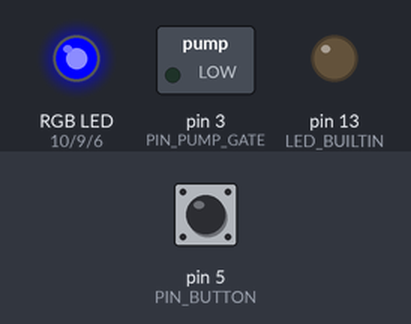
Recording of a program running on a simulated Arduino Nano, built with avr-gcc and run on an emulated ATmega328P. Parts: switched loads named in the program (green lamp = pin HIGH), an RGB LED mixed from three pins (HIGH = lit), output pins drawn as LEDs (lit = HIGH). Inputs (shaded band) come from the test bench; at power-on: pin 5 (PIN_BUTTON) HIGH. What the program prints to the serial monitor is not drawn.

Above: at 6.2 s.
6.3 s: pin 5 (PIN_BUTTON) pulled LOW for 0.15 s
At 7.5 s:
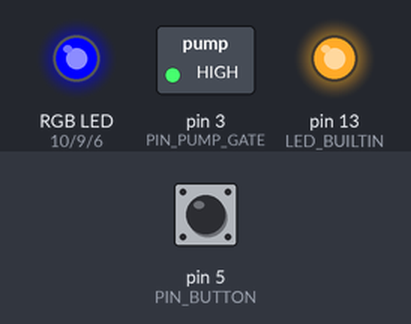
8.0 s: pin 5 (PIN_BUTTON) pulled LOW for 1 s
At 10.1 s:
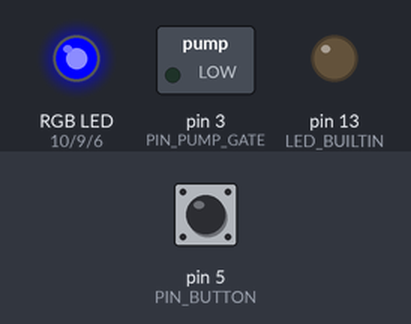
10.5 s: pin 5 (PIN_BUTTON) pulled LOW for 3.2 s
At 14.9 s:
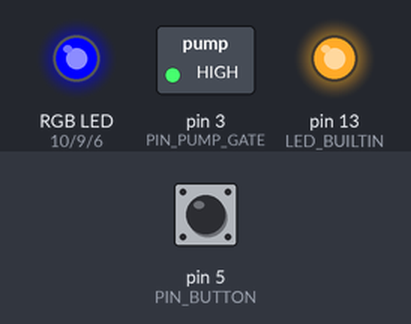
Timing chart, 0 to 16.4 s (numbered marks = the images above; inputs shaded):
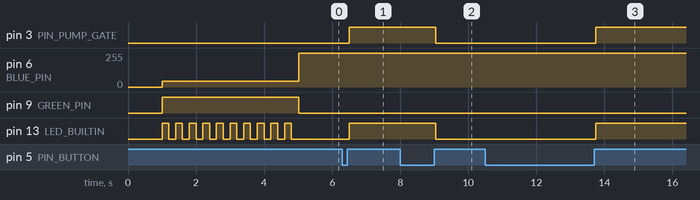

The program:

main.cpp
```cpp
#include <Arduino.h>
#include "Intervals.h"
#include "Buttons.h"
#ifndef LED_BUILTIN
#define LED_BUILTIN 2
#endif
#define PIN_PUMP_GATE 3
#define PIN_BUTTON 5
#define RED_PIN 10
#define GREEN_PIN 9
#define BLUE_PIN 6

struct SharedState
{
    bool pumpRunning = false;   // true if pump is currently running
    bool buttonActivated = false; // true if button is currently pressed
    uint32_t pumpStartTime = 0;  // last time we ran the pump
    uint32_t pumpStopTime = 0;   // last time we stopped the pump // maximum number of activations before water runs out
    uint32_t activations = 0;
};

enum class Action
{
    INIT,
    DRY,   // sense dry or wet soil
    WATER, // water the plant
};

static const uint32_t FLASH_INTERVAL_MS = 1000; // for led
static const uint32_t ERROR_FLASH_INTERVAL_MS = 500; // for led
static const uint32_t DAY_MS = 86400000; // 1 day
void printConfiguration(SharedState& s);
void setState(SharedState& s, Action a);
void intervalMode(SharedState& s);
void pump(SharedState& s); // control pump based on state
uint32_t totalActivations(float tankCapacityGallons, float gph, uint32_t waterIntervalMs);
void button(SharedState& s);
void setRGB(uint8_t r, uint8_t g, uint8_t b);
void updateGradient(uint32_t now, uint32_t intervalMs, uint32_t lastWaterStop, uint32_t stepMs = 100);
const bool COMMON_ANODE = false;  // likely true based on your symptom

//***********************CONFIG AREA ***********************/
static const uint32_t WATER_MS = 60000; // water for x minutes per session
static const uint32_t SLEEP_MS = 14 * DAY_MS; // timer for 14 days
static const float TANK_CAPACITY_GALLONS = 2.205; //how much water in the tank?
// 11 liter tank has 2.905 gallons... usually 2.905 but some is gone so use 2.505 is rough estimate
static const float GPH_TOTAL = 6; // how many gallons per hour heads on the line

//***********************END CONFIG AREA *******************/

SharedState state;
static const uint32_t MAX_ACTIVATIONS = totalActivations(TANK_CAPACITY_GALLONS, GPH_TOTAL, WATER_MS);

void setup() {
    Serial.begin(115200);
    delay(1000); // for hardware stabilization on wakeup
    pinMode(LED_BUILTIN, OUTPUT);
    pinMode(PIN_PUMP_GATE, OUTPUT);
    pinMode(PIN_BUTTON, INPUT_PULLUP);
    pinMode(RED_PIN, OUTPUT);
    pinMode(BLUE_PIN, OUTPUT);
    pinMode(GREEN_PIN, OUTPUT);
    setState(state, Action::INIT);

    //initializing light sequence
    for (int i = 0; i < 10; i++) {
        digitalWrite(LED_BUILTIN, HIGH);
        delay(200);
        digitalWrite(LED_BUILTIN, LOW);
        delay(200);
    }

    Serial.println("Setup complete...");
    printConfiguration(state);
}

// program template for hardware test.  If led still flashing when pump runs then there is no brownout issue

void loop() {
    updateGradient(millis(), SLEEP_MS, state.pumpStopTime, 350);
    button(state);
    if (!state.buttonActivated) intervalMode(state);
    pump(state);
}

void button(SharedState& s) {
    if (isButtonReleased(PIN_BUTTON)) {
        if (s.pumpRunning) {
            s.pumpRunning = false;
            s.buttonActivated = false;
        }
        else {
            // setState(s, Action::WATER);
            s.pumpRunning = true;
            s.buttonActivated = true;
        }
    }
}

void pump(SharedState& s) {
    if (s.pumpRunning) {
        digitalWrite(LED_BUILTIN, HIGH);
        digitalWrite(PIN_PUMP_GATE, HIGH);
    }
    else {
        digitalWrite(LED_BUILTIN, LOW);
        digitalWrite(PIN_PUMP_GATE, LOW);
    }
}

void intervalMode(SharedState& s) {
    if (!s.pumpRunning) {
        // led gradient here
        if (isElapsedMillis(s.pumpStopTime, SLEEP_MS)) {
            if (s.activations < MAX_ACTIVATIONS) {
                setState(s, Action::WATER);
                // Serial.print("Activations: ");
                // Serial.println(s.activations);
                // Serial.print("Activation limit: ");
                // Serial.println(MAX_ACTIVATIONS);
            }
            else {
                // Serial.println("Activation limit reached, refill water and toggle on off to reset.");
                //s.pumpStopTime = millis(); // reset to avoid rapid flashing
                if (isFlashingMillis(ERROR_FLASH_INTERVAL_MS)) {
                    digitalWrite(LED_BUILTIN, HIGH);
                    setRGB(255, 0, 0);
                }
                else {
                    digitalWrite(LED_BUILTIN, LOW);
                    setRGB(0, 0, 0);
                }
            }
        }
    }
    else {
        if (isElapsedMillis(s.pumpStartTime, WATER_MS)) {
            //Serial.println("Water interval complete, stopping pump.");
            setState(s, Action::DRY);
        }
    }
}

uint32_t totalActivations(float tankCapacityGallons, float gph, uint32_t waterIntervalMs) {
    if (gph <= 0.0f || waterIntervalMs == 0) return 0;

    const float gallonsPerAct = (gph / 3600000.0f) * waterIntervalMs;
    if (gallonsPerAct <= 0.0f) return 0;

    const float raw = tankCapacityGallons / gallonsPerAct;
    return (raw > 0.0f) ? (uint32_t)floorf(raw) : 0;
}

void setState(SharedState& s, Action a) {
    switch (a) {
    case Action::INIT:
        s.pumpRunning = false;
        s.pumpStopTime = millis();
        setRGB(0, 255, 43);
        break;
    case Action::WATER:
        // water the plant
        if (s.pumpRunning) {
            Serial.println("Pump is already running.");
        }
        else {
            // Serial.println("Starting pump...");
            s.pumpRunning = true;       // set pump running state
            s.pumpStartTime = millis(); // reset pump start time
            s.activations++; // increment activations
        }
        break;
    case Action::DRY:
        if (!s.pumpRunning) {
            Serial.println("Pump is not running.");
        }
        else {
            // Serial.println("Stopping pump...");
            s.pumpRunning = false; // set pump running state
            s.pumpStopTime = millis();
        }
        break;
    default:
        break;
    }
}

void setRGB(uint8_t r, uint8_t g, uint8_t b) {
    if (COMMON_ANODE) { r = 255 - r; g = 255 - g; b = 255 - b; }  // invert for CA
    analogWrite(RED_PIN, r); analogWrite(GREEN_PIN, g); analogWrite(BLUE_PIN, b);
}

void updateGradient(uint32_t now, uint32_t intervalMs, uint32_t lastWaterStop, uint32_t stepMs) {
    static uint32_t lastStep = 0;
    if (now - lastStep < stepMs) return;
    lastStep = now;

    // Compute fraction of time remaining (f in [0..1])
    uint32_t elapsed = now - lastWaterStop;                 // rollover-safe
    if (elapsed >= intervalMs) elapsed = intervalMs;           // clamp
    float f = (intervalMs == 0) ? 0.0f : ((intervalMs - elapsed) / (float)intervalMs);
    // f=1 → start (full time left, blue). f=0 → end (no time left, green).
    // 1 -> 0 over time

    // Linear blend: (R,G,B) = (0, 255*(1-f), 255*f)
    uint8_t r = 0;
    uint8_t g = (uint8_t)(255.0f * (1.0f - f) + 0.5f); //math rount to nearest int
    uint8_t b = (uint8_t)(255.0f * f + 0.5f);

    // Optional gamma
    // g = gamma8(g);  b = gamma8(b);

    setRGB(r, g, b);
}

void printConfiguration(SharedState& s) {
    Serial.println("Configuration:");
    Serial.println(" Mode = INTERVAL ");
    Serial.print("  Water Interval (min): ");
    Serial.println(WATER_MS / 60000.0); //ms to minutes
    Serial.print("  Sleep Time (days): ");
    Serial.println(SLEEP_MS / 86400000.0); //ms to days
    Serial.print("  Tank Capacity (gallons): ");
    Serial.println(TANK_CAPACITY_GALLONS);
    Serial.print("  GPH Total: ");
    Serial.println(GPH_TOTAL);
    Serial.print("  Max Activations: ");
    Serial.println(MAX_ACTIVATIONS);
    Serial.print("  pump state: ");
    Serial.println(s.pumpRunning);
}
```

Measured:
- after the input at 6.3 s, pin 3 (PIN_PUMP_GATE), pin 13 (LED_BUILTIN): LOW → HIGH after 0.20 s
- after the input at 8.0 s, pin 3 (PIN_PUMP_GATE), pin 13 (LED_BUILTIN): HIGH → LOW after 1.0 s
- after the input at 10.5 s, pin 3 (PIN_PUMP_GATE), pin 13 (LED_BUILTIN): LOW → HIGH after 3.3 s
